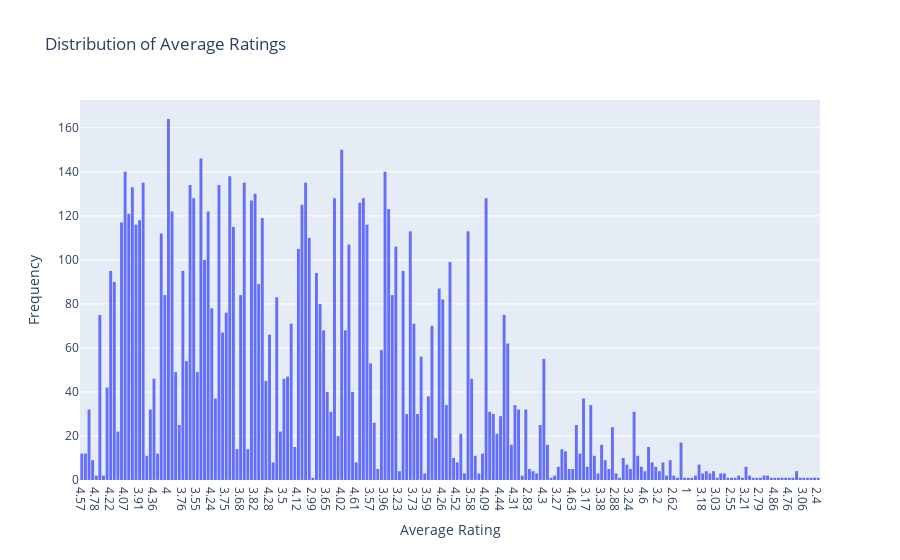

Notebook cell for this chart:
### Code cell
fig = px.histogram(df, x='average_rating', nbins=30,title='Distribution of Average Ratings')
#px.histogram : a potly.express function used to make histogram
fig.update_xaxes(title_text='Average Rating')
fig.update_yaxes(title_text='Frequency')
fig.show()

### Figure 1 — Plotly figure (JSON) as saved in the notebook; plotly's stock layout.template omitted (floating-point values rounded to 4 significant figures; data arrays with more than 128 entries replaced by an {"elided": "..."} marker saying what was removed)
{"data": [{"alignmentgroup": "True", "bingroup": "x", "hovertemplate": "average_rating=%{x}<br>count=%{y}<extra></extra>", "legendgroup": "", "marker": {"color": "#636efa", "pattern": {"shape": ""}}, "name": "", "nbinsx": 30, "offsetgroup": "", "orientation": "v", "showlegend": false, "type": "histogram", "x": {"elided": "8901 str values"}, "xaxis": "x", "yaxis": "y"}], "layout": {"barmode": "relative", "legend": {"tracegroupgap": 0}, "title": {"text": "Distribution of Average Ratings"}, "xaxis": {"anchor": "y", "domain": [0, 1], "title": {"text": "Average Rating"}}, "yaxis": {"anchor": "x", "domain": [0, 1], "title": {"text": "Frequency"}}}}
